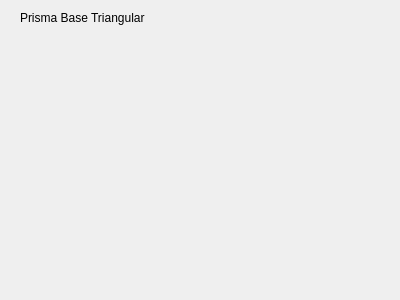
<?xml version="1.0" encoding="UTF-8"?>
<ui version="4.0">
 <class>prismabasetrian</class>
 <widget class="QDialog" name="prismabasetrian">
  <property name="geometry">
   <rect>
    <x>0</x>
    <y>0</y>
    <width>400</width>
    <height>300</height>
   </rect>
  </property>
  <property name="windowTitle">
   <string>Dialog</string>
  </property>
  <widget class="QLabel" name="label">
   <property name="geometry">
    <rect>
     <x>20</x>
     <y>10</y>
     <width>191</width>
     <height>16</height>
    </rect>
   </property>
   <property name="text">
    <string>Prisma Base Triangular</string>
   </property>
  </widget>
 </widget>
 <resources/>
 <connections/>
</ui>
